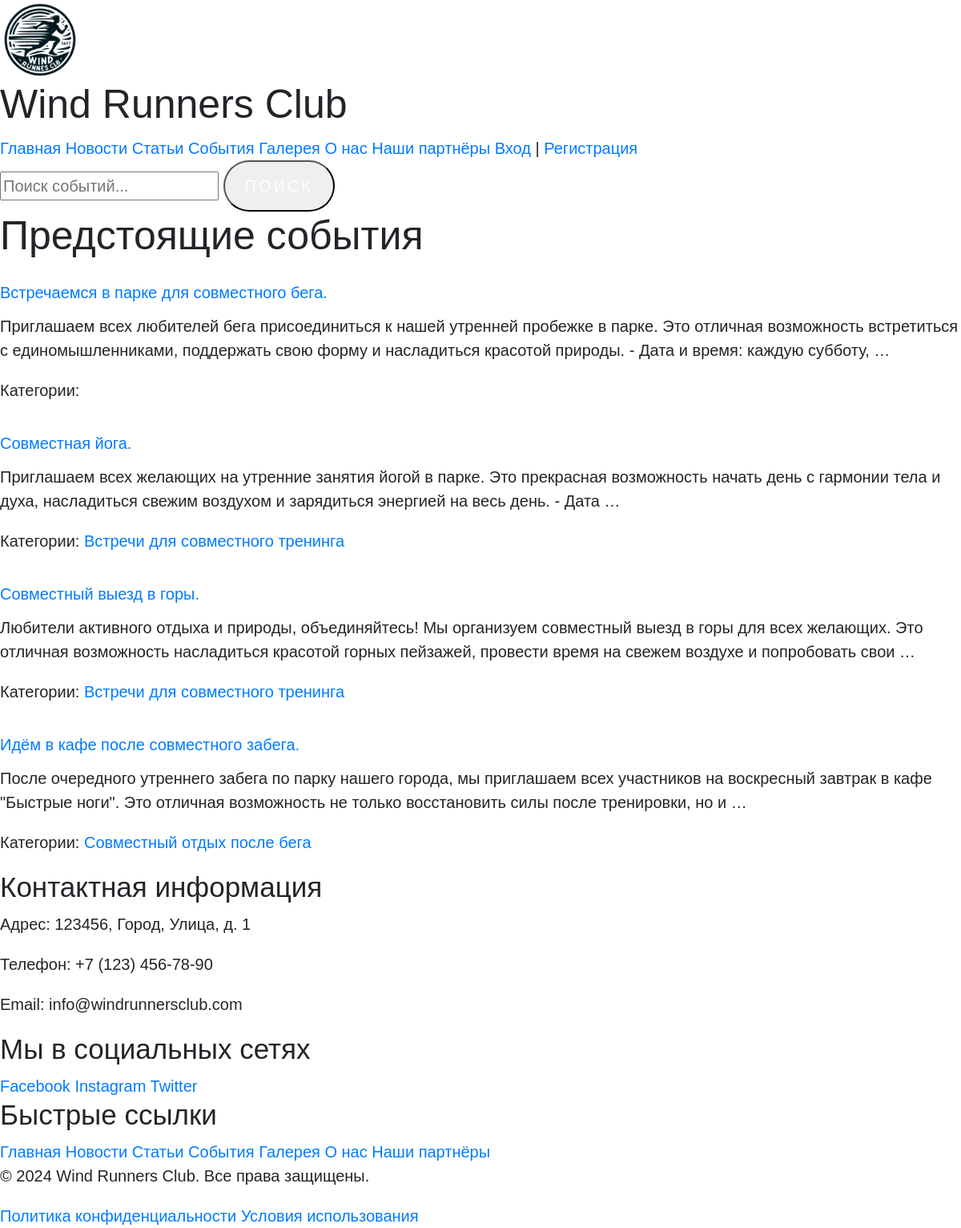
Screenshot of /events/ with the database file from the repository.
### events/models.py (models this page shows, shortened)
class Event(models.Model):
    event_to_category = models.ManyToManyField(Category, related_name='category_event', blank=True)
    event_title = models.CharField('Название события', max_length=256)
    event_text = models.TextField('Текст события')
    event_date = models.DateTimeField('Дата события',auto_now_add=True)
    cover_image = models.ImageField(upload_to='events/', default='defaults/wrc_emblem.webp')
    class Meta:
        verbose_name = 'Событие'
        verbose_name_plural = 'События'

class Category(models.Model):
    category_name_category = models.CharField(max_length=128)
    category_date_category = models.DateTimeField(auto_now_add=True)
    class Meta:
        verbose_name = 'Категория'
        verbose_name_plural = 'Категории'

### events/views.py (the view)
# urls.py: path('', views.main_event, name='event_list'),
def main_event(request):
    search = forms.SearchForm()
    events = Event.objects.order_by('-event_date')
    context = {'search': search, 'events': events}
    return render(request, 'events/event_list.html', context)

### events/forms.py
class SearchForm(forms.Form):
    search = forms.CharField(max_length=256)

### events/templates/events/event_list.html (shortened to what this page needs)
{% extends 'base.html' %}
{% block content %}
<form method="get" action="{% url 'events:search_events' %}">
    <input type="text" name="search_query" placeholder="Поиск событий...">
    <button type="submit">Поиск</button>
</form>
<h1>Предстоящие события</h1>
{% for event in events %}
<div>
    <h2><a href="{% url 'events:event_detail' event.id %}">{{ event.event_title }}</a></h2>
    <p>{{ event.event_text|truncatewords:30 }}</p>
    <p>Категории:
        {% for category in event.event_to_category.all %}
        <a href="{% url 'events:events_by_category' category.id %}">{{ category.category_name_category }}</a>{% if not forloop.last %}, {% endif %}
        {% endfor %}
    </p>
</div>
{% endfor %}
{% endblock %}

### static/css/style.css (style rules this page uses)
* { font-family: Arial; text-decoration: none; font-size: 20px; }

### rows the page displays
Event: event_title "Встречаемся в парке для совместного бега.", event_text "Приглашаем всех любителей бега присоединиться к нашей утренней пробежке в парке. Это отличная возможность встретиться с единомышленниками, поддержать свою форму и насладиться красотой природы. - Дата и время: каждую субботу, …"
Event: event_title "Совместная йога.", event_text "Приглашаем всех желающих на утренние занятия йогой в парке. Это прекрасная возможность начать день с гармонии тела и духа, насладиться свежим воздухом и зарядиться энергией на весь день. - Дата …"
Category: category_name_category "Встречи для совместного тренинга"
Event: event_title "Совместный выезд в горы.", event_text "Любители активного отдыха и природы, объединяйтесь! Мы организуем совместный выезд в горы для всех желающих. Это отличная возможность насладиться красотой горных пейзажей, провести время на свежем воздухе и попробовать свои …"
Event: event_title "Идём в кафе после совместного забега.", event_text "После очередного утреннего забега по парку нашего города, мы приглашаем всех участников на воскресный завтрак в кафе \"Быстрые ноги\". Это отличная возможность не только восстановить силы после тренировки, но и …"
Category: category_name_category "Совместный отдых после бега"
